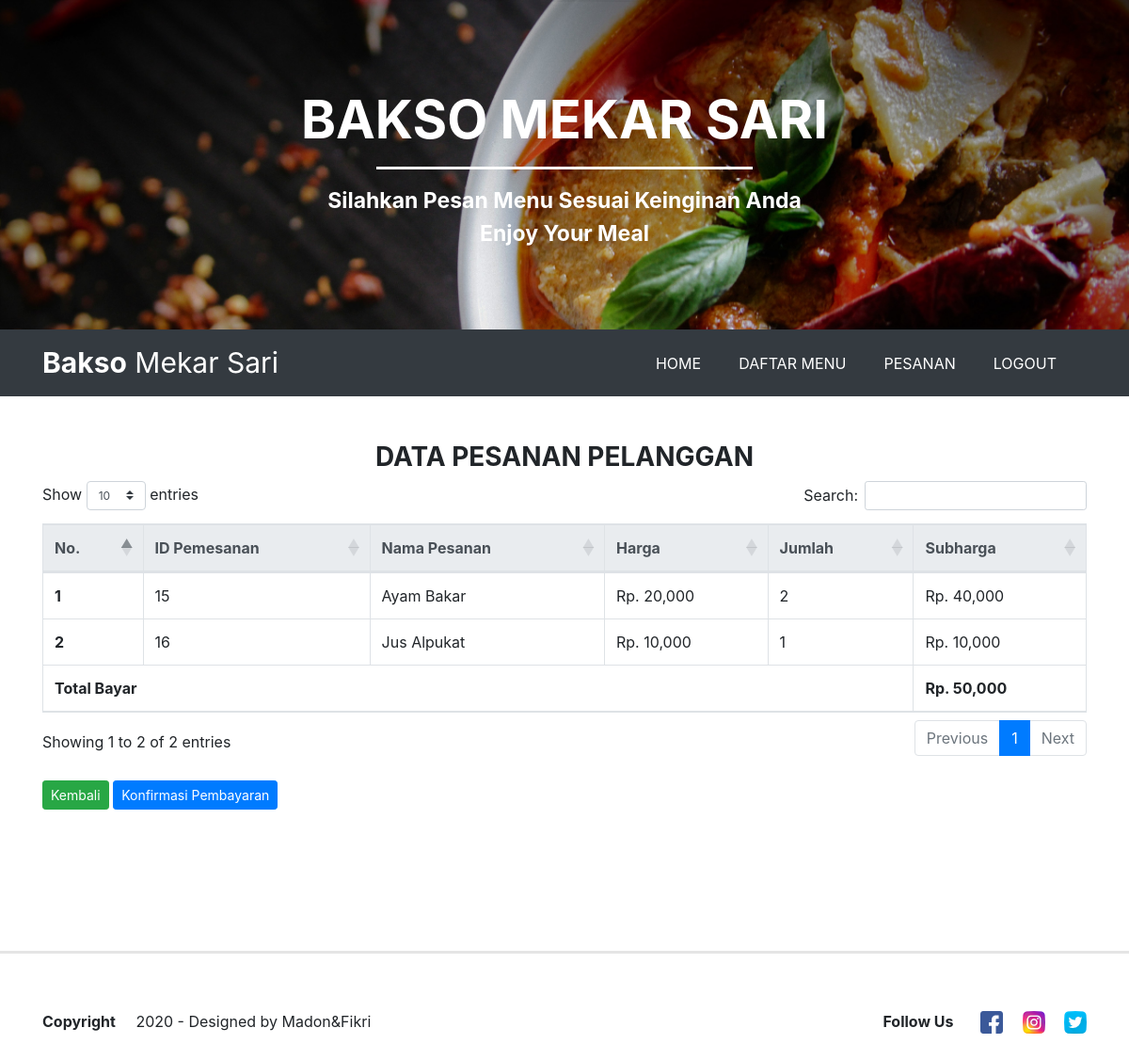
/detail_pesanan.php?id=35 (signed in), run on the app's committed database.
### tables this page shows
CREATE TABLE `pemesanan_produk` (
  `id_pemesanan_produk` int(50) NOT NULL,
  `id_pemesanan` int(50) NOT NULL,
  `id_menu` varchar(50) NOT NULL,
  `jumlah` int(50) NOT NULL
);

CREATE TABLE `produk` (
  `id_menu` int(50) NOT NULL,
  `nama_menu` varchar(50) NOT NULL,
  `jenis_menu` varchar(50) NOT NULL,
  `stok` int(50) NOT NULL,
  `harga` int(50) NOT NULL,
  `gambar` varchar(100) NOT NULL
);

### detail_pesanan.php (the view, shortened to what this page needs)
<?php
    include('koneksi.php');
      if(!isset($_SESSION['login_user'])) {
        header("location: login.php");
      }else{
?>
<!doctype html>
<html lang="en">
  <head>
    <link rel="stylesheet" href="https://stackpath.bootstrapcdn.com/bootstrap/4.5.0/css/bootstrap.min.css">
    <link rel="stylesheet" type="text/css" href="css/bootstrap.min.css">
    <link rel="stylesheet" type="text/css" href="index.css">
    <link rel="stylesheet" type="text/css" href="fontawesome/css/all.min.css">
    <link rel="stylesheet" type="text/css" href="https://cdnjs.cloudflare.com/ajax/libs/twitter-bootstrap/4.1.3/css/bootstrap.css">
    <link rel="stylesheet" type="text/css" href="https://cdn.datatables.net/1.10.21/css/dataTables.bootstrap4.min.css">
  </head>
  <body>
      <div class="jumbotron jumbotron-fluid text-center">
        <div class="container">
          <h1 class="display-4"><span class="font-weight-bold">BAKSO MEKAR SARI</span></h1>
          <hr>
          <p class="lead font-weight-bold">Silahkan Pesan Menu Sesuai Keinginan Anda <br>
          Enjoy Your Meal</p>
        </div>
      </div>
      <nav class="navbar navbar-expand-lg  bg-dark">
        <div class="container">
        <a class="navbar-brand text-white" href="admin.php"><strong>Bakso</strong> Mekar Sari</a>
        <div class="collapse navbar-collapse" id="navbarNav">
          <ul class="navbar-nav ml-auto">
            <li class="nav-item">
              <a class="nav-link mr-4" href="admin.php">HOME</a>
            </li>
            <li class="nav-item">
              <a class="nav-link mr-4" href="daftar_menu.php">DAFTAR MENU</a>
            </li>
            <li class="nav-item">
              <a class="nav-link mr-4" href="pesanan.php">PESANAN</a>
            </li>
            <li class="nav-item">
              <a class="nav-link mr-4" href="logout.php">LOGOUT</a>
            </li>
          </ul>
        </div>
       </div>
      </nav>
    <div class="container">
      <div class="judul-pesanan mt-5">
        <h3 class="text-center font-weight-bold">DATA PESANAN PELANGGAN</h3>
      </div>
      <table class="table table-bordered" id="example">
        <thead class="thead-light">
          <tr>
            <th scope="col">No.</th>
            <th scope="col">ID Pemesanan</th>
            <th scope="col">Nama Pesanan</th>
            <th scope="col">Harga</th>
            <th scope="col">Jumlah</th>
            <th scope="col">Subharga</th>
          </tr>
        </thead>
        <tbody>
          <?php $nomor=1; ?>
          <?php $totalbelanja = 0; ?>
          <?php
              $ambil = $koneksi->query("SELECT * FROM pemesanan_produk JOIN produk ON pemesanan_produk.id_menu=produk.id_menu
                WHERE pemesanan_produk.id_pemesanan='$_GET[id]'");
           ?>
           <?php while ($pecah=$ambil->fetch_assoc()) { ?>
           <?php $subharga1=$pecah['harga']*$pecah['jumlah']; ?>
          <tr>
            <th scope="row"><?php echo $nomor; ?></th>
            <td><?php echo $pecah['id_pemesanan_produk']; ?></td>
            <td><?php echo $pecah['nama_menu']; ?></td>
            <td>Rp. <?php echo number_format($pecah['harga']); ?></td>
            <td><?php echo $pecah['jumlah']; ?></td>
            <td>
              Rp. <?php echo number_format($pecah['harga']*$pecah['jumlah']); ?>
            </td>
          </tr>
          <?php $nomor++; ?>
          <?php $totalbelanja+=$subharga1; ?>
          <?php } ?>
        </tbody>
         <tfoot>
          <tr>
            <th colspan="5">Total Bayar</th>
            <th>Rp. <?php echo number_format($totalbelanja) ?></th>
          </tr>
        </tfoot>
      </table><br>
      <form method="POST" action="">
        <a href="pesanan.php" class="btn btn-success btn-sm">Kembali</a>
        <button class="btn btn-primary btn-sm" name="bayar">Konfirmasi Pembayaran</button>
      </form>
    </div>
      <hr class="footer">
      <div class="container">
        <div class="row footer-body">
          <div class="col-md-6">
          <div class="copyright">
            <strong>Copyright</strong> <i class="far fa-copyright"></i> 2020 -  Designed by Madon&Fikri</p>
          </div>
          </div>
          <div class="col-md-6 d-flex justify-content-end">
          <div class="icon-contact">
          <label class="font-weight-bold">Follow Us </label>
          <a href="#"><img src="images/icon/fb.png" class="mr-3 ml-4" data-toggle="tooltip" title="Facebook"></a>
          <a href="https://www.instagram.com/rmdhannnn___/#"><img src="images/icon/ig.png" class="mr-3" data-toggle="tooltip" title="Instagram"></a>
          <a href="#"><img src="images/icon/twitter.png" class="" data-toggle="tooltip" title="Twitter"></a>
        </div>
          </div>
        </div>
      </div>
  </body>
</html>
<?php } ?>

### index.css (style rules this page uses)
html { scroll-behavior: smooth; }
body { font-family: sans-serif; font-size: 16px; }
.jumbotron { background-image: url(images/background/bg8.jpg); background-size: cover; height: 350px; width: 100%; color: white; }
.jumbotron .display-4 { margin-top: 30px; }
.jumbotron p { font-size: 23px; }
.jumbotron hr { border-color: white; width: 400px; border-width: 3px; }
.navbar { margin-top: -32px; }
.navbar .navbar-nav .nav-link { color: white; }
.navbar .navbar-brand { font-size: 30px; }
.footer { margin-top: 150px; border-width: 3px; }
.footer-body { margin-top: 60px; margin-bottom: 50px; }

### data on the page
pemesanan_produk: id_pemesanan_produk "15", id_menu.nama_menu "Ayam Bakar", id_menu.harga "20,000", jumlah "2", $pecah['harga']*$pecah['jumlah'] "40,000"
pemesanan_produk: id_pemesanan_produk "16", id_menu.nama_menu "Jus Alpukat", id_menu.harga "10,000", jumlah "1", $pecah['harga']*$pecah['jumlah'] "10,000"

### other printed values
$totalbelanja "50,000"
